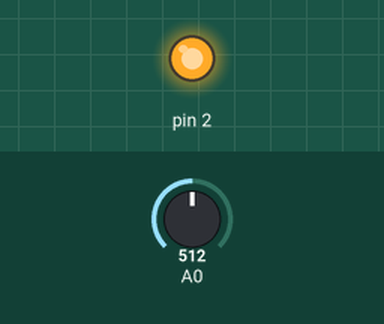
The sketch below on a simulated Arduino Uno, built with avr-gcc and run on an emulated ATmega328P. Shown: output pins drawn as LEDs (lit = HIGH). Inputs (shaded band) come from the test bench; at power-on: A0 = 512.

Above: at 1.2 s.
1.3 s: A0 set to 503
At 1.7 s:
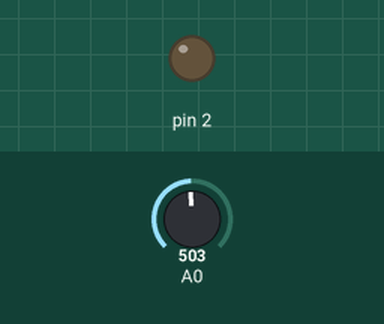
2.8 s: A0 set to 522
At 3.9 s:
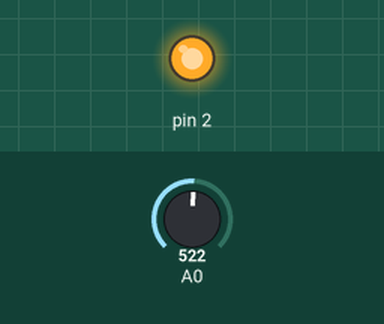
4.3 s: A0 set to 511
At 5.3 s:
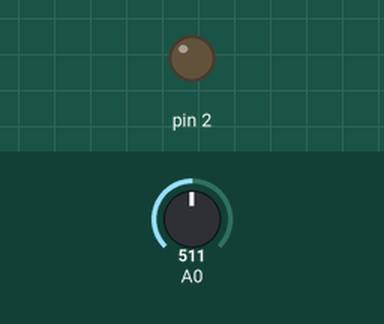
Timing chart, 0 to 7.3 s (numbered marks = the images above; inputs shaded):
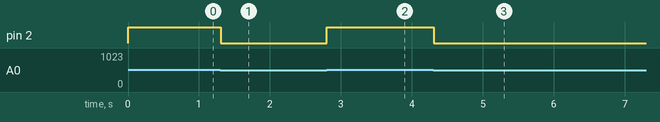

Measured:
- the behaviour switches between 512 and 511 on A0 (found by bisection; images 0 and 1)
- after the input at 1.3 s, pin 2: HIGH → LOW at once
- after the input at 2.8 s, pin 2: LOW → HIGH at once
- after the input at 4.3 s, pin 2: HIGH → LOW at once

The sketch:

potenciometro.ino
```cpp
void setup()
{
  pinMode(A0, INPUT);
  pinMode(2, OUTPUT);
}

void loop()
{
  if (analogRead(A0) >= 512) {
    digitalWrite(2, HIGH);
  } else {
    digitalWrite(2, LOW);
  }
  delay(10);
}
```
